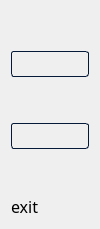
            <widget class="QFrame" name="frame_left_menu">
             <property name="minimumSize">
              <size>
               <width>100</width>
               <height>0</height>
              </size>
             </property>
             <property name="maximumSize">
              <size>
               <width>0</width>
               <height>10000000</height>
              </size>
             </property>
             <property name="styleSheet">
              <string notr="true"/>
             </property>
             <property name="frameShape">
              <enum>QFrame::NoFrame</enum>
             </property>
             <property name="frameShadow">
              <enum>QFrame::Sunken</enum>
             </property>
             <layout class="QVBoxLayout" name="verticalLayout">
              <item>
               <spacer name="verticalSpacer_11">
                <property name="orientation">
                 <enum>Qt::Vertical</enum>
                </property>
                <property name="sizeHint" stdset="0">
                 <size>
                  <width>20</width>
                  <height>40</height>
                 </size>
                </property>
               </spacer>
              </item>
              <item>
               <widget class="QPushButton" name="but_db">
                <property name="styleSheet">
                 <string notr="true">*{border:none;
	text-align: middle;}

/*-----QPushButton-----*/
QPushButton
{
/**	background-color:  rgb(92, 106, 106);
	color: #ffffff;
**/	
   border-style: solid;
	border-width: 1px;
	border-radius: 3px;
	border-color: #051a39;
	padding: 5px;
}

QPushButton::disabled
{
	background-color: #404040;
	color: #656565;
	border-color: #051a39;

}


QPushButton::hover
{
	background-color: lightgrey;
	border-style: solid;
	border-width: 1px;
	border-radius: 3px;
	border-color: #051a39;
	padding: 5px;

}


QPushButton::pressed
{
	background-color: rgb(125, 155, 143);
	color: #ffffff;
	border-style: solid;
	border-width: 1px;
	border-radius: 3px;
	border-color: #051a39;
	padding: 5px;

}</string>
                </property>
                <property name="text">
                 <string/>
                </property>
                <property name="icon">
                 <iconset resource="resources.qrc">
                  <normaloff>:/icons/icons/database.svg</normaloff>:/icons/icons/database.svg</iconset>
                </property>
                <property name="iconSize">
                 <size>
                  <width>40</width>
                  <height>60</height>
                 </size>
                </property>
               </widget>
              </item>
              <item>
               <spacer name="verticalSpacer_12">
                <property name="orientation">
                 <enum>Qt::Vertical</enum>
                </property>
                <property name="sizeType">
                 <enum>QSizePolicy::Fixed</enum>
                </property>
                <property name="sizeHint" stdset="0">
                 <size>
                  <width>20</width>
                  <height>40</height>
                 </size>
                </property>
               </spacer>
              </item>
              <item>
               <widget class="QPushButton" name="but_settings">
                <property name="styleSheet">
                 <string notr="true">*{border:none;
	text-align: middle;}
/*-----QPushButton-----*/
QPushButton
{
/**	background-color:  rgb(92, 106, 106);
	color: #ffffff;
**/	
   border-style: solid;
	border-width: 1px;
	border-radius: 3px;
	border-color: #051a39;
	padding: 5px;
}

QPushButton::disabled
{
	background-color: #404040;
	color: #656565;
	border-color: #051a39;

}


QPushButton::hover
{
	background-color: lightgrey;
	border-style: solid;
	border-width: 1px;
	border-radius: 3px;
	border-color: #051a39;
	padding: 5px;

}


QPushButton::pressed
{
	background-color: rgb(125, 155, 143);
	color: #ffffff;
	border-style: solid;
	border-width: 1px;
	border-radius: 3px;
	border-color: #051a39;
	padding: 5px;

}</string>
                </property>
                <property name="text">
                 <string/>
                </property>
                <property name="icon">
                 <iconset resource="resources.qrc">
                  <normaloff>:/icons/icons/settings.svg</normaloff>:/icons/icons/settings.svg</iconset>
                </property>
                <property name="iconSize">
                 <size>
                  <width>40</width>
                  <height>40</height>
                 </size>
                </property>
               </widget>
              </item>
              <item>
               <spacer name="verticalSpacer">
                <property name="orientation">
                 <enum>Qt::Vertical</enum>
                </property>
                <property name="sizeHint" stdset="0">
                 <size>
                  <width>20</width>
                  <height>40</height>
                 </size>
                </property>
               </spacer>
              </item>
              <item alignment="Qt::AlignTop">
               <widget class="QPushButton" name="but_exit">
                <property name="sizePolicy">
                 <sizepolicy hsizetype="Minimum" vsizetype="Fixed">
                  <horstretch>0</horstretch>
                  <verstretch>0</verstretch>
                 </sizepolicy>
                </property>
                <property name="minimumSize">
                 <size>
                  <width>0</width>
                  <height>0</height>
                 </size>
                </property>
                <property name="font">
                 <font>
                  <family>Sans Serif Collection</family>
                  <pointsize>12</pointsize>
                 </font>
                </property>
                <property name="styleSheet">
                 <string notr="true">*{border:none;
	text-align: left;}</string>
                </property>
                <property name="text">
                 <string>exit</string>
                </property>
                <property name="icon">
                 <iconset resource="resources.qrc">
                  <normaloff>:/icons/icons/log-out.svg</normaloff>:/icons/icons/log-out.svg</iconset>
                </property>
                <property name="iconSize">
                 <size>
                  <width>40</width>
                  <height>40</height>
                 </size>
                </property>
               </widget>
              </item>
             </layout>
            </widget>
